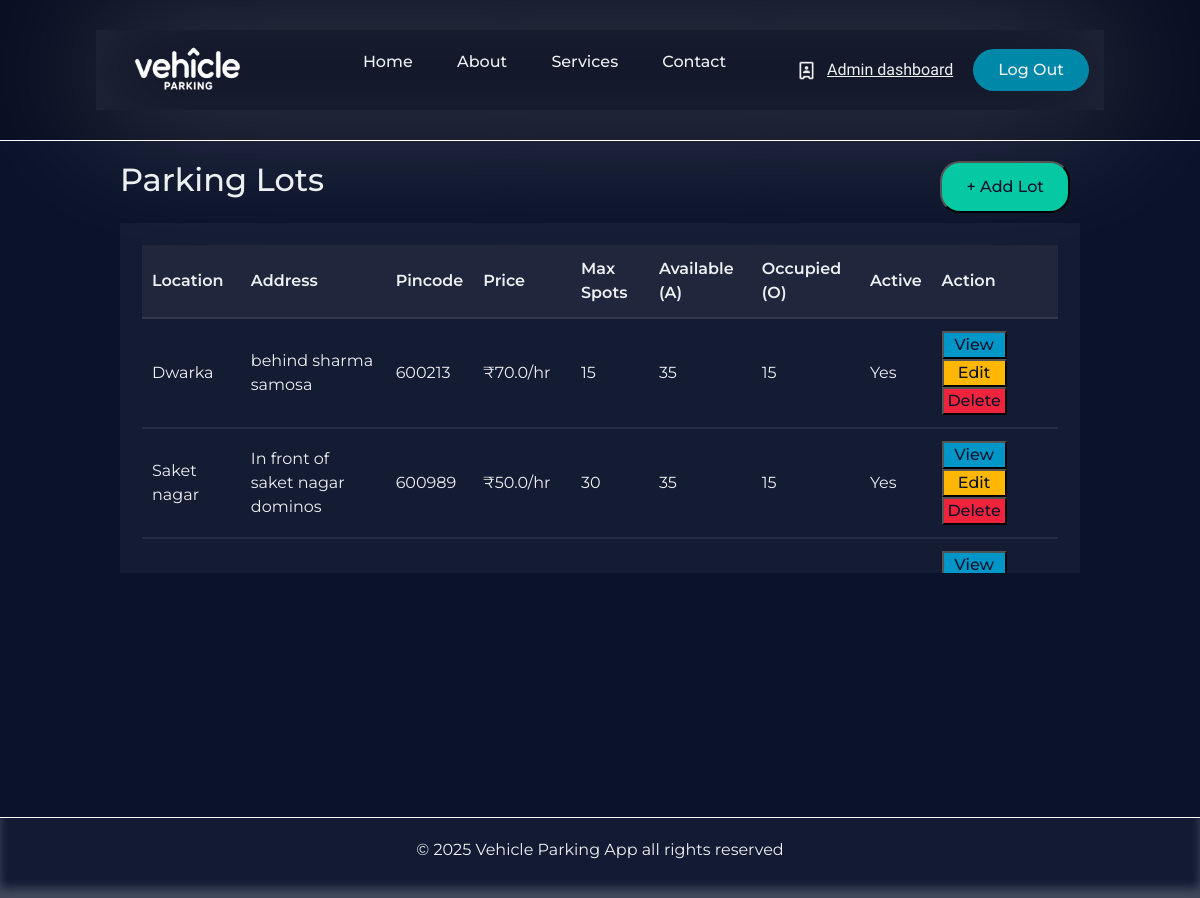
The page /admin on the database its author committed.
### Application/models.py (models this page shows)
class Parkinglot(db.Model):
    __tablename__='parking_lot'
    id=db.Column(db.Integer,primary_key=True)
    prime_location_name=db.Column(db.String(80),nullable=False)
    price=db.Column(db.Float,nullable=False)
    address=db.Column(db.String(250),nullable=False)
    pincode=db.Column(db.String(6),nullable=False)
    maximum_spots=db.Column(db.Integer,nullable=False)
    is_active=db.Column(db.Boolean,default=True,nullable=False)
    spots=db.relationship('Parkingspots',backref='lot',lazy=True)

### Application/controllers.py (the view)
@app.route('/admin')
def admin_dash():
    admin_details=User.query.filter_by(role='admin').first()
    parking_lot_details=Parkinglot.query.all()
    return render_template('admin_dashboard.html',admin_details=admin_details,parking_lot_details=parking_lot_details)

### templates/admin_dashboard.html (shortened to what this page needs)
{% extends 'admin_base.html' %}
{% block content %}
    <div class="admin-parkinglot-table-heading-container">
                    <h2>Parking Lots</h2>
                    <a href="{{url_for('add_new_lot')}}"><button class="admin-parkinglot-table-heading-Addlot-button">+ Add Lot</button></a>
                </div>
                <div class="admin-parkinglot-table-container">
                  <table class="admin-parkinglot-table">
                        <thead>
                          <tr>
                              <th>Location</th>
                              <th>Address</th>
                              <th>Pincode</th>
                              <th>Price</th>
                              <th>Max Spots</th>
                              <th>Available (A)</th>
                              <th>Occupied (O)</th>
                              <th>Active</th>
                              <th>Action</th>
                          </tr>
                        </thead>
                        <tbody>
                         {% for lot in parking_lot_details %}
                        <tr>
                            <td>{{lot.prime_location_name}}</td>
                            <td>{{lot.address}}</td>
                            <td>{{lot.pincode}}</td>
                            <td>₹{{lot.price}}/hr</td>
                            <td>{{lot.maximum_spots}}</td>
                            <td>35</td>
                            <td>15</td>
                            <td>{{'Yes' if lot.is_active else 'No'}}</td>
                            <td class="admin-parking-lot-table-buttons">
                                <button class="view-button">View</button>
                                <button class="edit-button">Edit</button>
                                <button class="delete-button">Delete</button>
                            </td>
                        </tr>
                        {% endfor %}
                    </tbody>
                  </table>
                </div>
{% endblock %}

### templates/admin_base.html (shortened to what this page needs)
<!DOCTYPE html>
<html lang="en">
  <head>
    <link
      href="https://cdn.jsdelivr.net/npm/bootstrap@5.3.3/dist/css/bootstrap.min.css"
      rel="stylesheet"
    />
    <link rel="stylesheet" href="/static/style.css" />
  </head>
  <body>
    <div class="main_page">
      <header class="header_section">
        <div class="header_canvas">
          <img
            class="logo"
            src="/static/Vehicle parking app logo.png"
            alt="logo"
            height="50px"
            width="150px"
          />
          <nav>
            <ul class="nav__links">
              <li><a href="#">Home</a></li>
              <li><a href="#">About</a></li>
              <li><a href="#">Services</a></li>
              <li><a href="#">Contact</a></li>
            </ul>
          </nav>
          <div class="nav_side_buttons">
            <img id="user_icon" src="/static/admin_icon.png" alt="" />
            <a href="{{url_for('admin_dash')}}"><span id="header_signature">Admin dashboard </span></a>
            <a class="header_register_button" href="#"
              ><button>Log Out</button></a
            >
          </div>
        </div>
      </header>
      <main class="main_section">{% block content %} {% endblock %}</main>
      <footer class="footer_section">
        <p>&copy; 2025 Vehicle Parking App all rights reserved</p>
      </footer>
    </div>
  </body>
</html>

### static/style.css (style rules this page uses)
* { box-sizing: border-box; margin: 0; padding: 0; font-family: "Montserrat",sans-serif; }
html,body { height: 100%; background-color: #0b132b; color: #edf0f1; }
.main_page { display: flex; flex-direction: column; min-height: 100vh; }
.header_section { padding: 30px 8%; border-bottom: 1px solid white; background-color: #090f22; }
.header_canvas { padding: 15px; display: flex; justify-content: space-between; align-items: center; box-shadow: inset 0 0 100px rgba(255, 255, 255, 0.11), 0 0 150px rgba(255, 255, 255, 0.25); }
li,a,button { font-weight: 500; font-size: 16px; color: inherit; text-decoration: none; }
.logo { cursor: pointer; }
.nav__links { list-style: none; }
.nav__links li { display: inline-block; padding: 0px 20px; }
.nav__links li a { transition: all 0.3s ease 0s; }
.nav_side_buttons { display: flex; align-items: center; gap: 10px; }
.nav_side_buttons button { padding: 9px 25px; background-color: rgba(0, 136, 169, 1); border: none; border-radius: 50px; cursor: pointer; transition: all 0.3s ease 0s; }
#user_icon { height: 21px; }
#header_signature { margin-right: 10px; font-family: "Delius Swash Caps"; text-decoration: underline; font-size:medium; }
.main_section { flex: 1; padding: 20px 10%; }
.footer_section { background-color: #121b33; padding: 20px 10%; text-align: center; color: #edf0f1; border-top: 1px solid white; box-shadow: inset 0 -10px 10px rgba(255, 255, 255, 0.2); }
.admin-parkinglot-table-heading-container { margin-bottom: 10px; display: flex; justify-content: space-between; }
.admin-parkinglot-table-heading-Addlot-button { color: #0b132b; padding: 12px 24px; border-radius: 20px; margin-right: 10px; background-color: #05c9a2; cursor: pointer; transition: all 0.3s ease 0s; }
.admin-parkinglot-table-container { padding: 22px; background-color: rgba(255, 255, 255, 0.040); border: #f7f7f7; overflow-y: auto; max-height: 350px; }
.admin-parkinglot-table { width: 100%; border-radius: 30px; border-collapse: separate; border-spacing: 0px; }
.admin-parkinglot-table th, .admin-parkinglot-table td { padding: 12px 10px; border-bottom: 2px solid rgba(255, 255, 255, 0.080);; }
.admin-parkinglot-table th { text-align: left; background-color: rgba(255, 255, 255, 0.05); font-weight: 600; }
.admin-parkinglot-table td { text-align: left; }
.admin-parking-lot-table-buttons button { color: #0b132b; width: 65px; cursor: pointer; transition: all 0.3s ease 0s; }
.admin-parking-lot-table-buttons .view-button { background-color: #0096c7; }
.admin-parking-lot-table-buttons .edit-button { background-color: #ffb703; }
.admin-parking-lot-table-buttons .delete-button { background-color: #ef233c; }

### rows shown on the page
Parkinglot: prime_location_name "Dwarka", address "behind sharma samosa", pincode "600213", price "70.0", maximum_spots "15", is_active "Yes"
Parkinglot: prime_location_name "Saket nagar", address "In front of saket nagar dominos", pincode "600989", price "50.0", maximum_spots "30", is_active "Yes"
